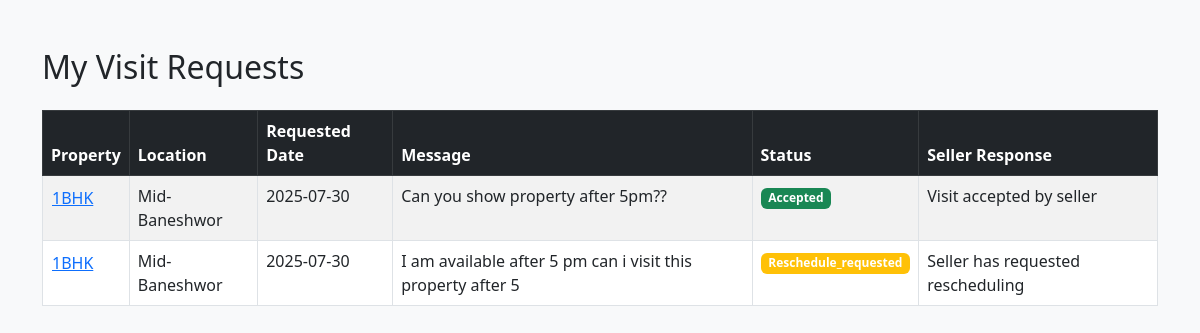
The page /buyer_visit_request.php (signed in) on the database its author committed.
### tables this page shows
CREATE TABLE `visit_requests` (
  `id` int(11) NOT NULL,
  `property_id` int(11) NOT NULL,
  `user_id` int(11) NOT NULL,
  `preferred_date` date NOT NULL,
  `message` text DEFAULT NULL,
  `created_at` datetime DEFAULT current_timestamp(),
  `status` varchar(50) DEFAULT 'pending',
  `seller_response` text DEFAULT NULL
);

CREATE TABLE `properties` (
  `id` int(11) NOT NULL,
  `title` varchar(255) DEFAULT NULL,
  `description` text DEFAULT NULL,
  `location` varchar(100) DEFAULT NULL,
  `latitude` decimal(10,8) DEFAULT NULL,
  `longitude` decimal(11,8) DEFAULT NULL,
  `price` float DEFAULT NULL,
  `booking_type` varchar(50) NOT NULL,
  `type` enum('house','apartment','land','commercial') DEFAULT NULL,
  `bedrooms` int(11) DEFAULT NULL,
  `bathrooms` int(11) DEFAULT NULL,
  `area` int(11) DEFAULT NULL,
  `photo_paths` text DEFAULT NULL,
  `document_paths` text DEFAULT NULL,
  `seller_id` int(11) DEFAULT NULL,
  `status` enum('pending','approved','rejected') DEFAULT 'pending',
  `created_at` timestamp NOT NULL DEFAULT current_timestamp(),
  `approved` tinyint(1) DEFAULT 0,
  `availability_status` enum('available','sold','taken') NOT NULL DEFAULT 'available'
);

### buyer_visit_request.php (the view, shortened to what this page needs)
<?php
include 'db.php';
$buyer_id = $_SESSION['user_id'];
$stmt = $conn->prepare("
    SELECT vr.*, p.title AS property_title, p.location
    FROM visit_requests vr
    JOIN properties p ON vr.property_id = p.id
    WHERE vr.user_id = ?
    ORDER BY vr.created_at DESC
");
$stmt->bind_param("i", $buyer_id);
$stmt->execute();
$result = $stmt->get_result();
?>
<!DOCTYPE html>
<html lang="en">
<head>
    <link href="https://cdn.jsdelivr.net/npm/bootstrap@5.3.0/dist/css/bootstrap.min.css" rel="stylesheet">
</head>
<body class="bg-light">
<div class="container mt-5">
    <h2 class="mb-4">My Visit Requests</h2>
    <table class="table table-bordered table-striped">
        <thead class="table-dark">
        <tr>
            <th>Property</th>
            <th>Location</th>
            <th>Requested Date</th>
            <th>Message</th>
            <th>Status</th>
            <th>Seller Response</th>
        </tr>
        </thead>
        <tbody>
        <?php while ($row = $result->fetch_assoc()): ?>
      <tr>
    <td>
        <a href="property_details.php?id=<?= $row['property_id'] ?>" class="btn btn-link p-0">
            <?= htmlspecialchars($row['property_title']) ?>
        </a>
    </td>
    <td><?= htmlspecialchars($row['location']) ?></td>
    <td><?= htmlspecialchars($row['preferred_date']) ?></td>
    <td><?= htmlspecialchars($row['message']) ?></td>
    <td>
        <span class="badge bg-<?=
            $row['status'] === 'accepted' ? 'success' : (
            $row['status'] === 'rejected' ? 'danger' : (
            $row['status'] === 'reschedule_requested' ? 'warning' : 'secondary')) ?>">
            <?= ucfirst($row['status']) ?>
        </span>
    </td>
    <td><?= $row['seller_response'] ? htmlspecialchars($row['seller_response']) : '—' ?></td>
</tr>
        <?php endwhile; ?>
        </tbody>
    </table>
</div>
</body>
</html>

### rows shown on the page
visit_requests: property.title "1BHK", property.location "Mid-Baneshwor", preferred_date "2025-07-30", message "Can you show property after 5pm??", status "Accepted", seller_response "Visit accepted by seller"
visit_requests: property.title "1BHK", property.location "Mid-Baneshwor", preferred_date "2025-07-30", message "I am available after 5 pm can i visit this property after 5", status "Reschedule_requested", seller_response "Seller has requested rescheduling"
